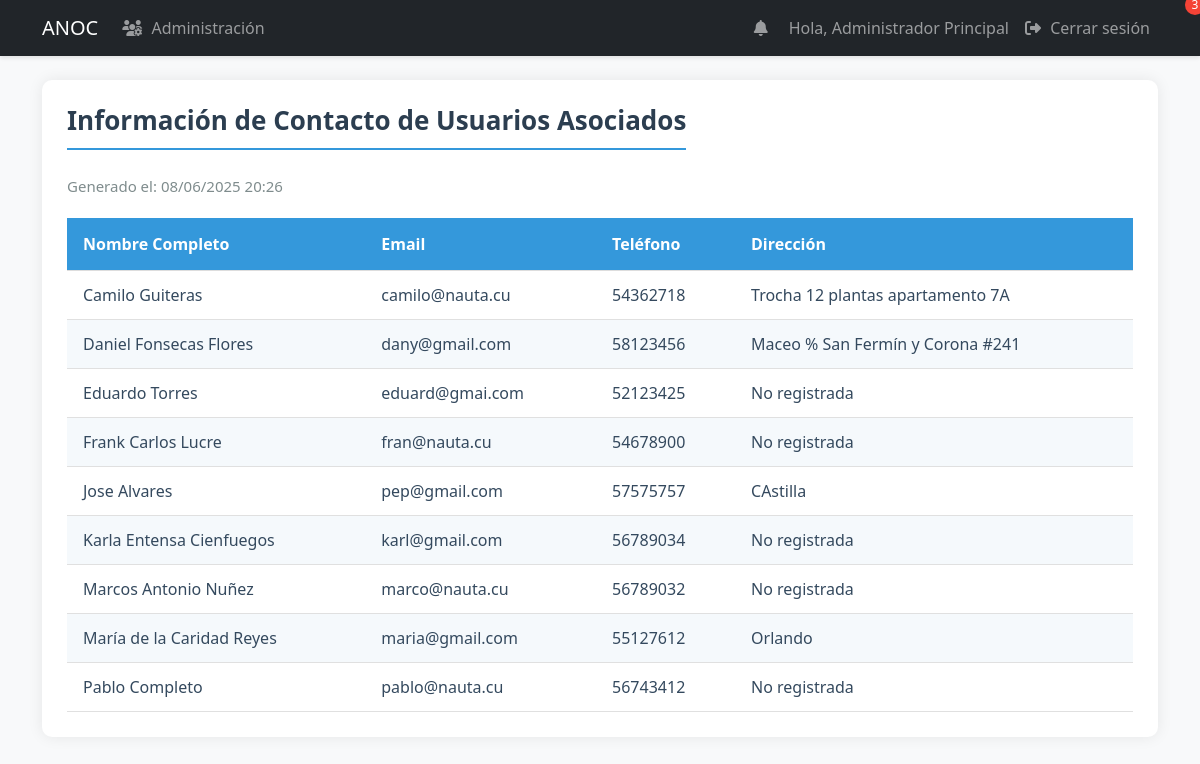
/reports/contact (signed in), run on an earlier commit of the app's database.
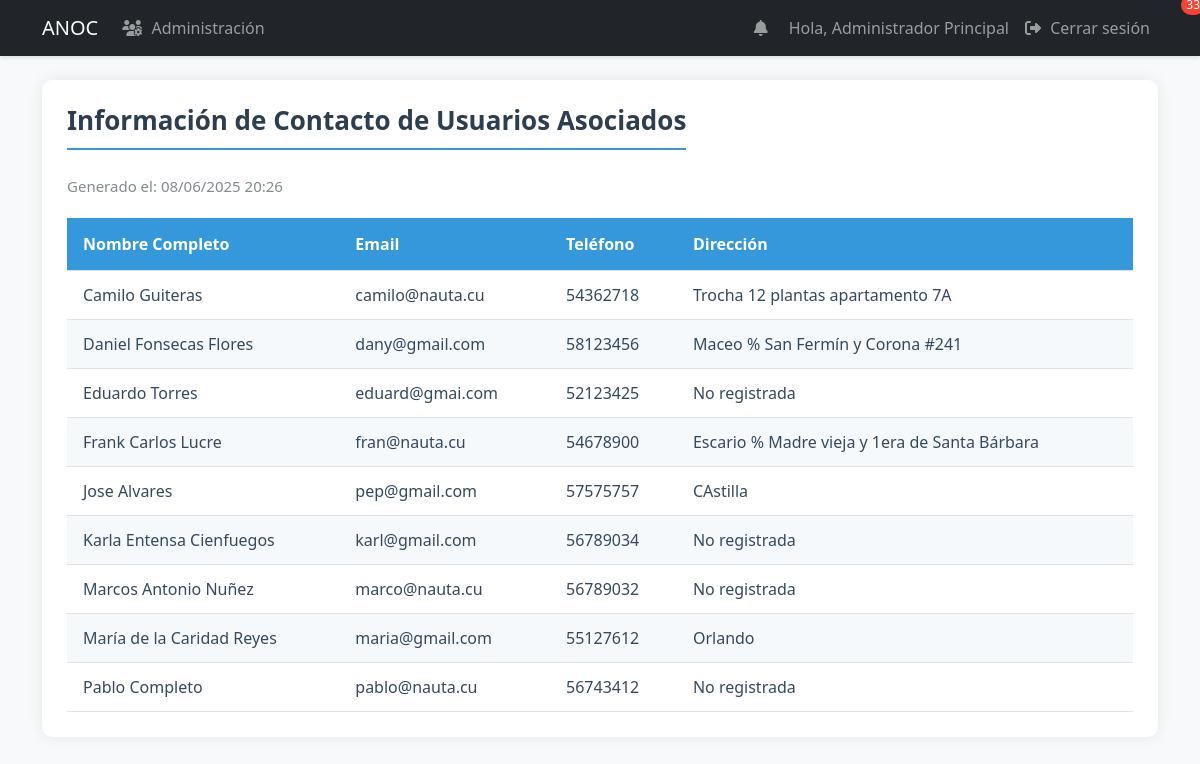
And on a later commit of the database.
### models.py (models this page shows, shortened)
class User(UserMixin, db.Model):
    id = db.Column(db.Integer, primary_key=True)
    username = db.Column(db.String(80), unique=True, nullable=False, index=True)
    email = db.Column(db.String(120), unique=True, nullable=False, index=True)
    password_hash = db.Column(db.String(128))
    role = db.Column(db.String(20), default='user')  # 'admin', 'specialist', 'dependiente', 'user'
    is_associated = db.Column(db.Boolean, default=False, nullable=False)
    full_name = db.Column(db.String(100), nullable=False)
    phone = db.Column(db.String(20), nullable=False)
    profile_image = db.Column(db.String(255))  # Ruta de la imagen de perfil
    last_login = db.Column(db.DateTime)  # Fecha del último inicio de sesión
    is_active = db.Column(db.Boolean, default=True)  # Para manejar cuentas activas/inactivas
    address = db.Column(db.String(200))  # Nuevo campo para dirección
    birds = db.relationship('UserBirds', backref='user', lazy=True, cascade='all, delete-orphan')
    awards = db.relationship('Award', backref='user', lazy=True, cascade='all, delete-orphan')
    notifications = db.relationship('Notification', backref='user', lazy=True)

### app.py (the view)
@app.route('/reports/contact')
@login_required
def contact_report():
    if current_user.role not in ['admin', 'specialist']:
        abort(403)
    associates = db.session.execute(
        select(User).where(User.is_associated == True).order_by(User.full_name)
    ).scalars()
    return render_template('reports/contact_report.html',
                         associates=associates,
                         now=datetime.utcnow())

### app.py (called while the page is built)
@login_manager.user_loader
def load_user(user_id):
    return db.session.get(User, int(user_id))

### templates/reports/contact_report.html (shortened to what this page needs)
{% extends "base.html" %}
{% block content %}
<div class="report-container">
    <h2 class="report-title">Información de Contacto de Usuarios Asociados</h2>
    <div class="report-header">
        <div class="report-meta">
            <span>Generado el: {{ now.strftime('%d/%m/%Y %H:%M') }}</span>
        </div>
    </div>
    <table class="report-table">
        <thead>
            <tr>
                <th>Nombre Completo</th>
                <th>Email</th>
                <th>Teléfono</th>
                <th>Dirección</th>
            </tr>
        </thead>
        <tbody>
            {% for user in associates %}
            <tr>
                <td>{{ user.full_name }}</td>
                <td>{{ user.email }}</td>
                <td>{{ user.phone }}</td>
                <td>{{ user.address or 'No registrada' }}</td>
            </tr>
            {% endfor %}
        </tbody>
    </table>
</div>
{% endblock %}

What changed in the data, as far as the page shows it:
changed User "Frank Carlos Lucre": address "No registrada" → "Escario % Madre vieja y 1era de Santa Bárbara"
